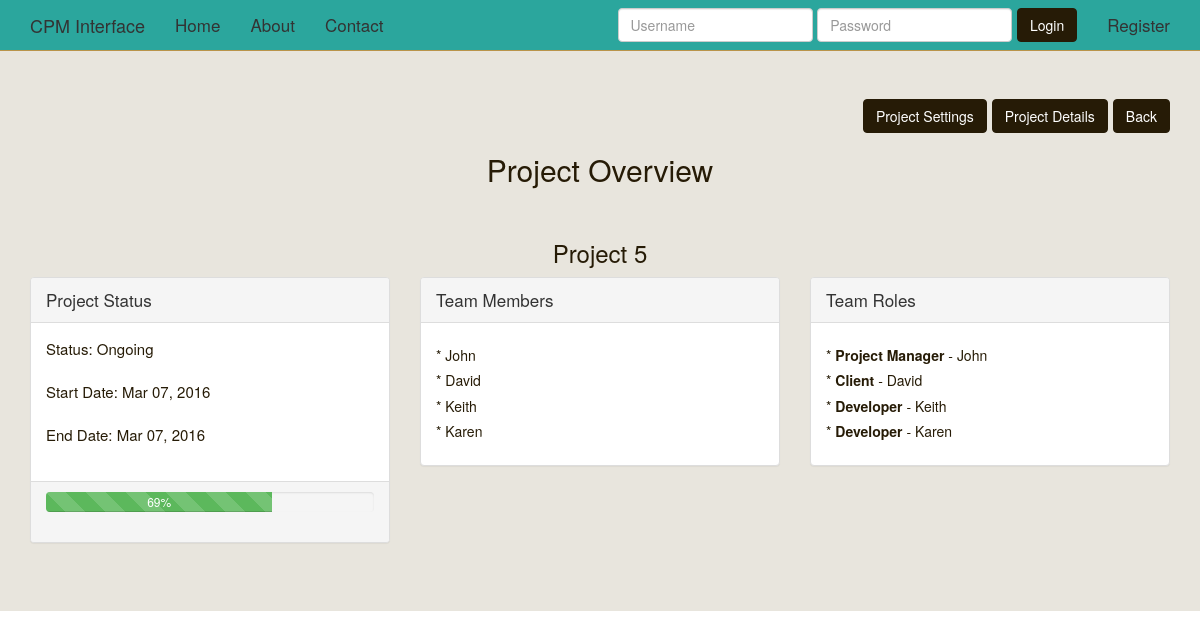
The page /projectoverview/Project 5/ on the database as committed earlier.
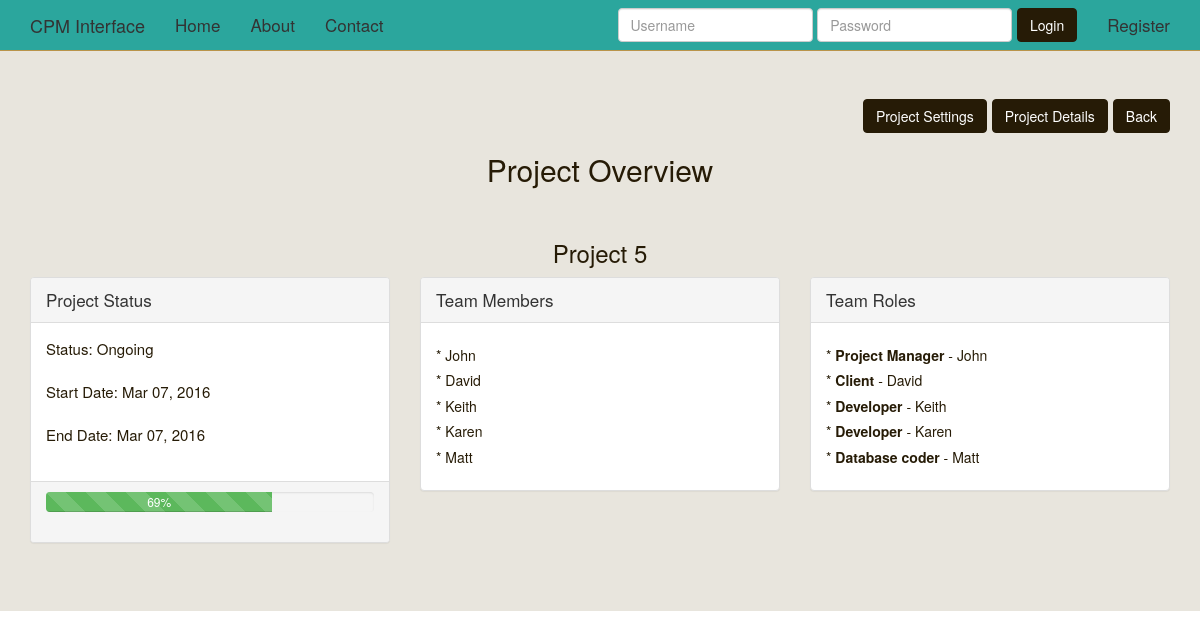
The same page on the database as committed later.
### cpm/models.py (models this page shows, shortened)
class Team(models.Model):
	project_name = models.ForeignKey('Project',unique=False)
	member_name = models.CharField(max_length=50, blank=False, null=False)
	member_role = models.ForeignKey('Role')

class Role(models.Model):
	name = models.CharField(max_length=50, blank=False, null=False)
	def __unicode__(self):
		return str(self.name)

### cpm/views.py (the view)
# urls.py: url(r'^projectoverview/(?P<name>.*)/$', cpm.views.projectoverview, name='projectoverview'),
def projectoverview(request,name):
    print request.POST
    print name
    project_data = Project.objects.get(name=name)
    try:
      team_data = None
      team_data = Team.objects.filter(project_name=project_data.id)
    except Team.DoesNotExist:
       team_data = None
    context={
        "project_data":project_data,
        "team_data":team_data,
    }
    return render(request,"project_overview.html",context)

### templates/project_overview.html (shortened to what this page needs)
{% extends "base.html" %}
{% load staticfiles %}
{% block jumbotron %}
<div class="jumbotron">
<div class="container">
<div class="btn-toolbar">
<a type = "button "class="btn btn-default pull-right" href="{% url 'profile' %}">Back</a>
<a type = "button "class="btn btn-default pull-right" href="{% url 'projectdetails' name=project_data.name %}">Project Details</a>
<a type = "button "class="btn btn-default pull-right" href="{% url 'projectsettings' name=project_data.name %}">Project Settings</a>
</div>
<div class="row">
<div class='col-sm-12'>
<h2 class="text-align-center">Project Overview </h2>
<br>
<h3  class="text-align-center">{{project_data.name}}</h3>
<div class='row'>
	<div class='col-md-4'>
		<div class="panel panel-default">
		    <div class="panel-heading">Project Status</div>
		    <div class="panel-body" style='font-size:15px;'>
		    Status: {{project_data.status}}<br><br>
		    Start Date: {{project_data.start_date|date:"M d, Y" }}<br><br>
		    End Date: {{project_data.end_date|date:"M d, Y" }}<br><br>
		    </div>
		    <div class="panel-footer">
			 	<div class="progress">
					  <div class="progress-bar progress-bar-success progress-bar-striped active" role="progressbar"
					  aria-valuenow="40" aria-valuemin="0" aria-valuemax="100" style="width:{{project_data.completion}}%">
					    {{project_data.completion}}%
					  </div>
				</div>
			</div>
  		</div>
	</div>
	<div class='col-md-4'>
		<div class="panel panel-default">
		    <div class="panel-heading">Team Members</div>
		    <div class="panel-body" style='font-size:15px;'>
		    {% if not team_data.empty %}
			    {% for member in team_data %}
			    	<h5>* {{member.member_name}}</h5>
			    {% endfor %}
			{% endif %}
		    </div>
  		</div>
	</div>
	<div class='col-md-4'>
		<div class="panel panel-default">
		    <div class="panel-heading">Team Roles</div>
		    <div class="panel-body" style='font-size:15px;'>
		     {% if team_data %}
			    {% for member in team_data %}
			    	<h5>* <b>{{member.member_role}}</b> - {{member.member_name}}</h5>
			    {% endfor %}
			 {% endif %}
		     </div>
  		</div>
	</div>
</div>
</div>
</div>
</div>
{% endblock %}

Rows that differ between the two databases and show on the page:
added Team: member_name "Matt", member_role "Database coder"
